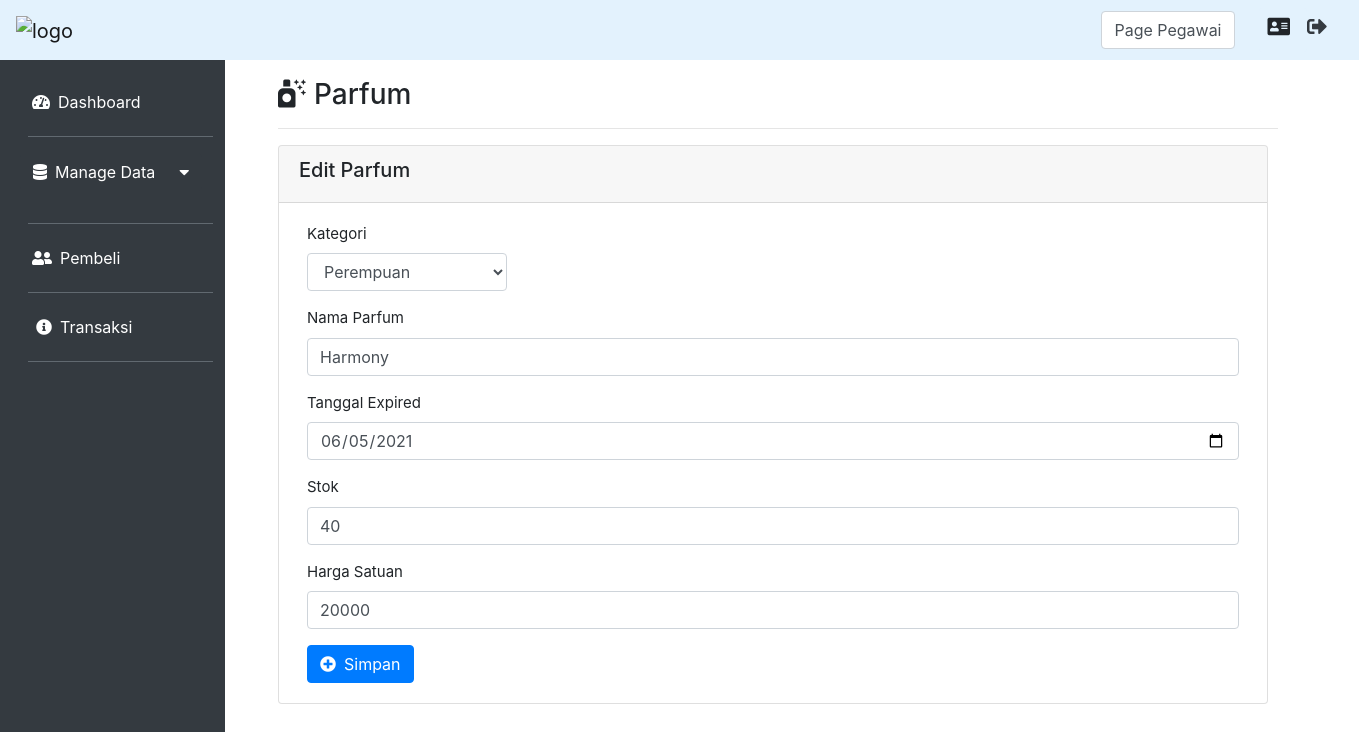
Page /index.php?page=Parfum&aksi=editParfum&id=1 (signed in) on the committed database.
### tables this page shows
CREATE TABLE `parfum` (
  `id_parfum` int(11) NOT NULL,
  `kategori_id` int(11) NOT NULL,
  `pegawai_id` int(11) NOT NULL,
  `nama_parfum` varchar(20) NOT NULL,
  `expired_parfum` date NOT NULL,
  `harga_parfum` float NOT NULL,
  `stok` int(11) DEFAULT NULL
);

CREATE TABLE `kategori` (
  `id_kategori` int(11) NOT NULL,
  `gender` varchar(10) NOT NULL
);

### Model/ParfumModel.php (called while the page is built, shortened)
<?php
class ParfumModel
{
    public function getKategori()
    {
        $sql = "SELECT * FROM kategori";
        $query = koneksi()->query($sql);
        $hasil = [];
        while ($kategori = $query->fetch_assoc()) {
            $hasil[] = $kategori;
        }
        return $hasil;
    }
    public function getById($id)
    {
        $sql = "SELECT * FROM parfum WHERE id_parfum = $id";
        $query = koneksi()->query($sql);
        return $query->fetch_assoc();
    }
    public function editParfum()
    {
        $id = $_GET['id'];
        $kategori = $this->getKategori();
        $data = $this->getById($id);
        extract($kategori);
        extract($data);
        require_once("View/Parfum/editParfum.php");
    }
}

### koneksi.php (called while the page is built, shortened)
<?php
function koneksi()
{
    $db_host = "localhost";
    $db_user = "root";
    $db_password = "";
    $db_database = "db_TokoParfum";
    try {
        return new mysqli($db_host, $db_user, $db_password, $db_database);
    } catch (Exception $e) {
        echo "Terjadi Kesalahan koneksi database";
    }
}

### View/Parfum/editParfum.php (the view, shortened to what this page needs)
<div class="col-md-10 p-5 pt-2">
    <h3><i class="fas fa-air-freshener mr-2 mt-3"></i>Parfum</h3>
    <hr class="garis">
    <div class="card">
        <div class="card-header">
            <h5>Edit Parfum</h5>
        </div>
        <div class="card-body ml-2 mr-2">
            <form action="index.php?page=Parfum&aksi=updateParfum" method="POST">
                <div class="form-group">
                    <label for="kategoriP">Kategori</label>
                    <select name="kategoriP" class="form-control" style="width: 200px;">
                        <?php foreach ($kategori as $row) : ?>
                            <option value="<?= $row['id_kategori'] ?>" <?= $row['id_kategori'] == $data['kategori_id'] ? 'selected' : ''; ?>><?= $row['gender'] ?></option>
                        <?php endforeach; ?>
                    </select>
                </div>
                <div class="form-group">
                    <label for="namaparfum">Nama Parfum</label>
                    <input type="text" name="namaparfum" class="form-control" value="<?= $data['nama_parfum'] ?>">
                </div>
                <div class="form-group">
                    <label for="expired">Tanggal Expired</label>
                    <input type="date" name="expired" class="form-control" value="<?= $data['expired_parfum'] ?>">
                </div>
                <div class="form-group">
                    <label for="stok">Stok</label>
                    <input type="number" name="stok" class="form-control" value="<?= $data['stok'] ?>">
                </div>
                <div class="form-group">
                    <label for="hargaparfum">Harga Satuan</label>
                    <input type="number" name="hargaparfum" class="form-control" value="<?= $data['harga_parfum'] ?>">
                </div>
                <button type="submit" class="btn btn-primary"><i class="fas fa-plus-circle mr-2"></i>Simpan</button>
            </form>
        </div>
    </div>
</div>

### assets/css/solid.css (style rules this page uses)
.fa, .fas { font-family: 'Font Awesome 5 Free'; font-weight: 900; }

### assets/css/allprogramview.css (style rules this page uses)
.card { width: 990px; }
.garis { width: 1000px; }

### rows in the picture
parfum: kategoriP "Perempuan", namaparfum "Harmony", expired "06/05/2021", stok "40", hargaparfum "20000"

### other values in the picture
$_SESSION['role'] "Pegawai"
